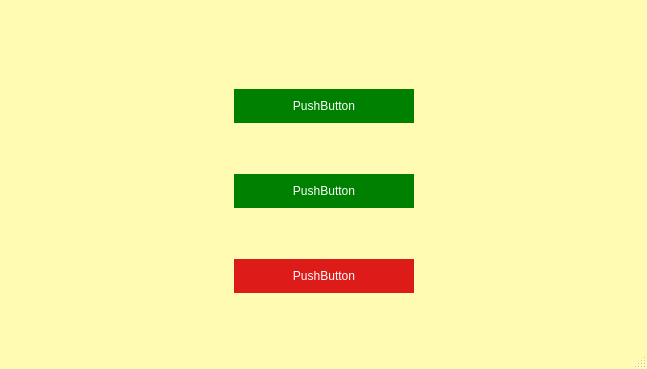
<?xml version="1.0" encoding="UTF-8"?>
<ui version="4.0">
 <class>MainWindow</class>
 <widget class="QMainWindow" name="MainWindow">
  <property name="geometry">
   <rect>
    <x>0</x>
    <y>0</y>
    <width>647</width>
    <height>369</height>
   </rect>
  </property>
  <property name="windowTitle">
   <string>MainWindow</string>
  </property>
  <property name="styleSheet">
   <string notr="true">#MainWindow
{

background-color:#fffbb2;
}</string>
  </property>
  <widget class="QWidget" name="centralwidget">
   <layout class="QGridLayout" name="gridLayout">
    <item row="0" column="0">
     <spacer name="horizontalSpacer">
      <property name="orientation">
       <enum>Qt::Horizontal</enum>
      </property>
      <property name="sizeHint" stdset="0">
       <size>
        <width>20</width>
        <height>20</height>
       </size>
      </property>
     </spacer>
    </item>
    <item row="0" column="2">
     <spacer name="horizontalSpacer_2">
      <property name="orientation">
       <enum>Qt::Horizontal</enum>
      </property>
      <property name="sizeHint" stdset="0">
       <size>
        <width>20</width>
        <height>20</height>
       </size>
      </property>
     </spacer>
    </item>
    <item row="0" column="1">
     <layout class="QVBoxLayout" name="verticalLayout">
      <property name="leftMargin">
       <number>100</number>
      </property>
      <property name="rightMargin">
       <number>100</number>
      </property>
      <item>
       <spacer name="verticalSpacer_2">
        <property name="orientation">
         <enum>Qt::Vertical</enum>
        </property>
        <property name="sizeHint" stdset="0">
         <size>
          <width>20</width>
          <height>80</height>
         </size>
        </property>
       </spacer>
      </item>
      <item>
       <widget class="QPushButton" name="pushButton">
        <property name="styleSheet">
         <string notr="true">#pushButton
{
		width:180px;
		padding:10px 0;
		border-radius:18%;
color:#fff;
background-color:#008000;
}
#pushButton:hover
{
		background-color:#38b000;
	
}</string>
        </property>
        <property name="text">
         <string>PushButton</string>
        </property>
       </widget>
      </item>
      <item>
       <spacer name="verticalSpacer_3">
        <property name="orientation">
         <enum>Qt::Vertical</enum>
        </property>
        <property name="sizeHint" stdset="0">
         <size>
          <width>20</width>
          <height>10</height>
         </size>
        </property>
       </spacer>
      </item>
      <item>
       <widget class="QPushButton" name="pushButton_2">
        <property name="styleSheet">
         <string notr="true">#pushButton_2
{
		width:180px;
		padding:10px 0;
		border-radius:18%;
color:#fff;
background-color:#008000;
}
#pushButton_2:hover
{
		background-color:#38b000;
	
}</string>
        </property>
        <property name="text">
         <string>PushButton</string>
        </property>
       </widget>
      </item>
      <item>
       <spacer name="verticalSpacer_4">
        <property name="orientation">
         <enum>Qt::Vertical</enum>
        </property>
        <property name="sizeHint" stdset="0">
         <size>
          <width>20</width>
          <height>10</height>
         </size>
        </property>
       </spacer>
      </item>
      <item>
       <widget class="QPushButton" name="pushButton_3">
        <property name="styleSheet">
         <string notr="true">#pushButton_3
{
		width:180px;
		padding:10px 0;
		border-radius:18%;
color:#fff;
background-color:#dd1c1a;
}
#pushButton_3:hover
{
		background-color:#ff002b;
		
}</string>
        </property>
        <property name="text">
         <string>PushButton</string>
        </property>
       </widget>
      </item>
      <item>
       <spacer name="verticalSpacer">
        <property name="orientation">
         <enum>Qt::Vertical</enum>
        </property>
        <property name="sizeHint" stdset="0">
         <size>
          <width>20</width>
          <height>40</height>
         </size>
        </property>
       </spacer>
      </item>
     </layout>
    </item>
   </layout>
  </widget>
  <widget class="QStatusBar" name="statusbar"/>
 </widget>
 <resources/>
 <connections>
  <connection>
   <sender>pushButton_3</sender>
   <signal>clicked()</signal>
   <receiver>MainWindow</receiver>
   <slot>close()</slot>
   <hints>
    <hint type="sourcelabel">
     <x>323</x>
     <y>272</y>
    </hint>
    <hint type="destinationlabel">
     <x>323</x>
     <y>184</y>
    </hint>
   </hints>
  </connection>
 </connections>
</ui>
